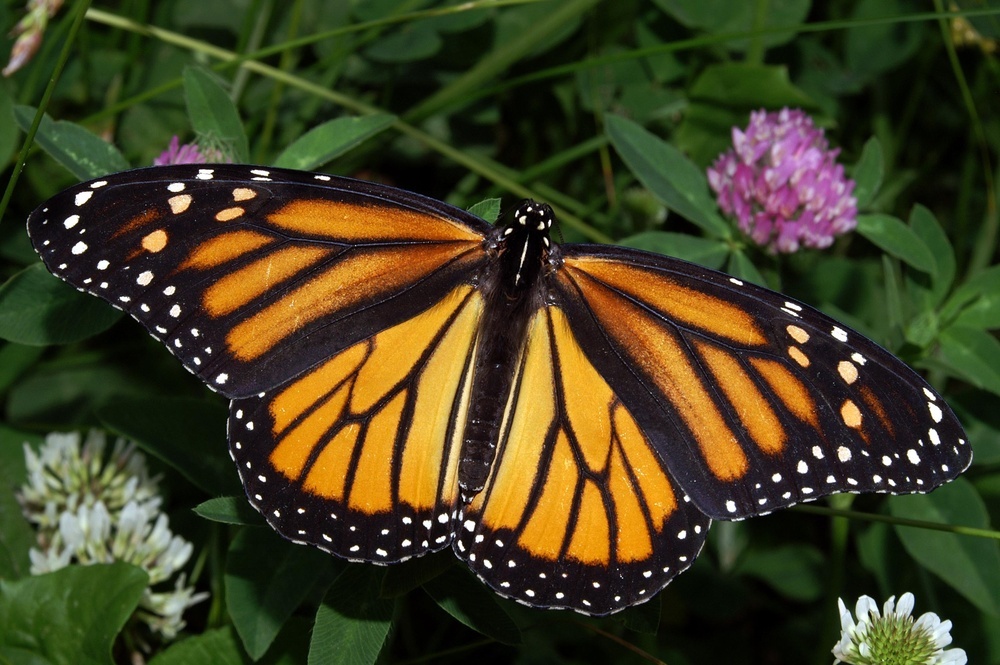
#> input picture CV Part 3_ Corner detection/images/monarch.jpg, 1000 x 665 px, shrunk from 3008 x 2000 before the run
$ jupyter execute '4. K-means clustering.ipynb'   (shell and % lines are left out)
#> lines starting #> are read from the running program, lines starting #| are printed output that depends on the picture; after the words box and inside, x2 and y2 are one past the last pixel; in counts of white or black regions, pixels touching at a corner belong together; long printed decimals are rounded
In this notebook we are going to apply **K-means clustering algorithm for image segmentation**.<br>
We aim to **separate a background**: green pieces and orage butterfly.

### Libraries import

[cell 1]
import numpy as np
import matplotlib.pyplot as plt
import cv2

[cell 2]
img = cv2.imread('images/monarch.jpg')
#> img is the input picture: shape (665, 1000, 3); mean B, G, R 32.9, 63.4, 66.8
img_copy = np.copy(img)

img_copy = cv2.cvtColor(img_copy, cv2.COLOR_BGR2RGB)
f = plt.figure(figsize = (16,6))
plt.imshow(img_copy)

Let's focus on specific feature - **color of one pixel**. <br>
Before we start, let's prepare dataset for k-means.

### Dataset preparation for k-means

First, we will reshape our data into **2-dimensional array**:
- first index - **number of pixels**;
- second index - **number of channels**.<br>

As well, we will convert it into float32 type. <br>
Since we are going to use all pixels, we will specify **all rows as -1.**<br>

Suppot example: if wewould like to have 1-dimensional array, we would use `image.reshape(-1)` - all pixels of all 3 channels.

[cell 3]
img_copy.shape

[cell 4]
pixel_vals = img_copy.reshape((-1,3))
# convert to float32
pixel_vals = np.float32(pixel_vals)

### Implement k-means clustering

We start with 2 clusters, so **k=2**, because it will take a shorter time to process.<br>
k = 2 should produce a binary image of **2 most prevalent colors in the image**. <br>
As usually we will use cv2 library for k-means to create a function `cv2.kmeans()`, that has following params:
- 2D pixels array (pixels, #channels);
- k clusters;
- **labels** we want (`None` in our case);
- **stop criteria, that we need to define**;
- number of attempts;
- **method**, how do we define our initial center points (use `cv2.KMEANS_RANDOM_CENTERS` - random initialization).

Outputs will be: **retval, labels** (0 and 1 in binary case, when we use k=2), **centers**.

Let's make one step back and define our **stop criteria**. <br>
This criteria will **tell our algorithm, when to stop**. We can specify both **epsilon and iterations**.<br>
Specify:<br>
- epsilon as **1.0** - if our center points will move less than this value after some iterations, we will stop;
- iterations, that equal to **10**.

[cell 5]
criteria = (cv2.TERM_CRITERIA_EPS + cv2.TERM_CRITERIA_MAX_ITER, 10, 1.0)

[cell 6]
k=2
retval, labels, centers = cv2.kmeans(pixel_vals, k, None, criteria, 10, cv2.KMEANS_RANDOM_CENTERS)
#> retval = 1.91e+09; centers = [[34.69, 42.62, 21.53], [195.9, 146.8, 78.71]]

Next, we need to display this results.<br>

To do this, we need to convert this back to **8-bit image**.<br>
Additionally, we need to **reshape back** segmented data into **original data shape.**

[cell 7]
print('Each pixel out of '+str(len(labels))+' has binary label - 0 or 1 and written in list: '+str(labels[:5]))
#| Each pixel out of 665000 has binary label - 0 or 1 and written in list: [[0]
#|  [0]
#|  [0]
#|  [0]
#|  [0]]

[cell 8]
print('We have '+str(len(centers))+' centers with coordinates '+str(centers))
#| We have 2 centers with coordinates [[ 34.690  42.616   21.533]
#|  [195.907  146.803   78.707 ]]

Recall, that coordinates are located in **3D space - RGB**.

[cell 9]
# convert centers into 8-bit
centers = np.uint8(centers)
#> centers = [[34, 42, 21], [195, 146, 78]]
# with the procedure below we replace the binary labels of 0 and 1 by center points
# use np.flatten() function for this
segmented_data = centers[labels.flatten()]

Next, **reshape segmented and and labels** into original shape.

[cell 10]
segmented_reshaped = segmented_data.reshape(img_copy.shape)
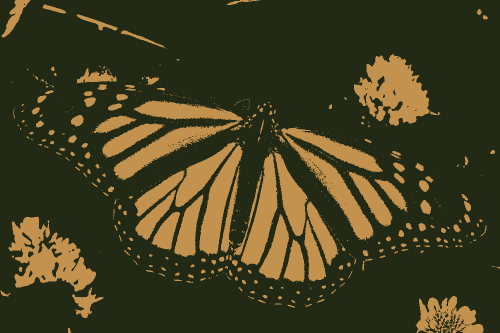
#> segmented_reshaped: shape (665, 1000, 3) (shown at 1/2 size); mean R, G, B 66, 62.7, 32.3
labels_reshaped = labels.reshape(img_copy.shape[0], img_copy.shape[1])
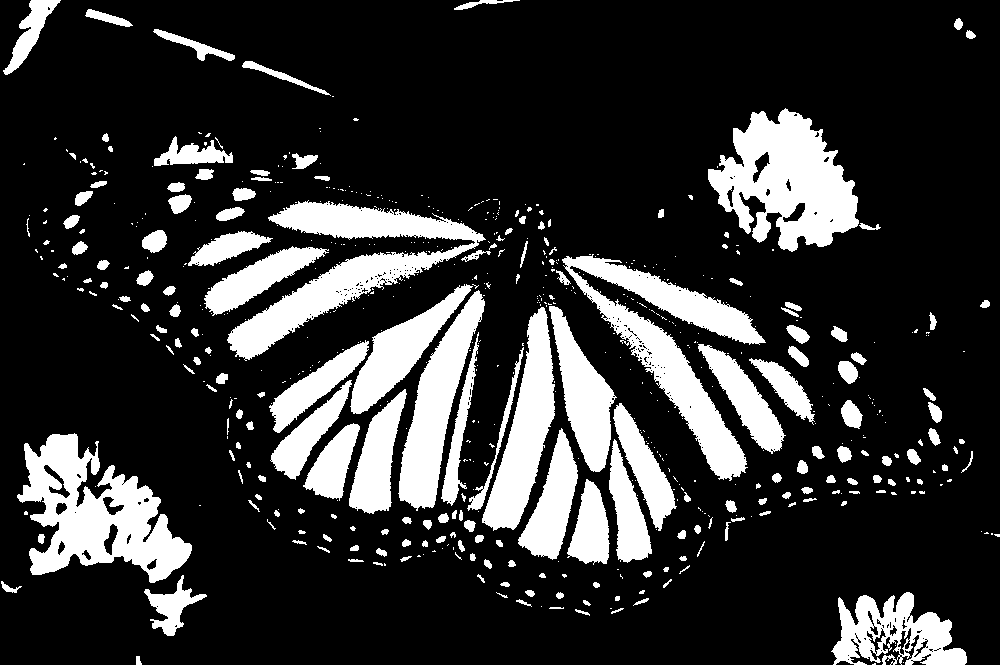
#> labels_reshaped: shape (665, 1000) int32; values 0 (black) and 1 (white), 19.9% white; 610 white regions (407 under 20 px), largest, box (x1, y1, x2, y2) and area: (17, 433, 192, 583) 12717, (708, 108, 859, 252) 12595, (562, 254, 766, 481) 12281

Now, we are able to **plot an image in a way as an original one**.

[cell 11]
f, (ax1, ax2) = plt.subplots(1,2, figsize = (16,6))
ax1.imshow(img_copy)
ax1.set_title('Original image')

ax2.imshow(segmented_reshaped)
ax2.set_title('Segmented image (k=2)')
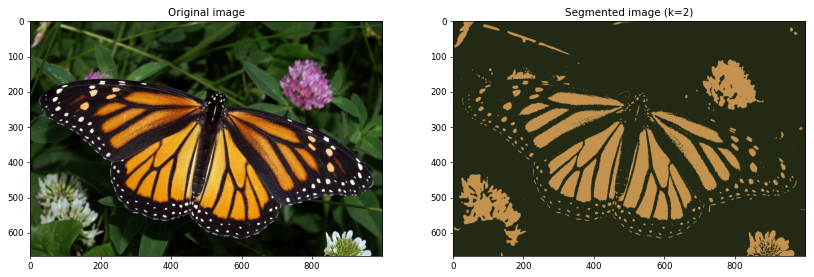
#> figure drawn by matplotlib, 2 panels

As we see from results, segmented image is broken down by 2 color segments:
- **orange** - butterfly and flowers;
- **dark** background.

We are able to **display the segments one by one** as a binary **black and white** image (like applying mask on each class).

[cell 12]
f, (ax1, ax2) = plt.subplots(1,2, figsize = (16,6))
ax1.imshow(labels_reshaped==1, cmap = 'gray')
ax1.set_title('Segmented image: label = 1')

ax2.imshow(labels_reshaped==0, cmap = 'gray')
ax2.set_title('Segmented image: label = 0')
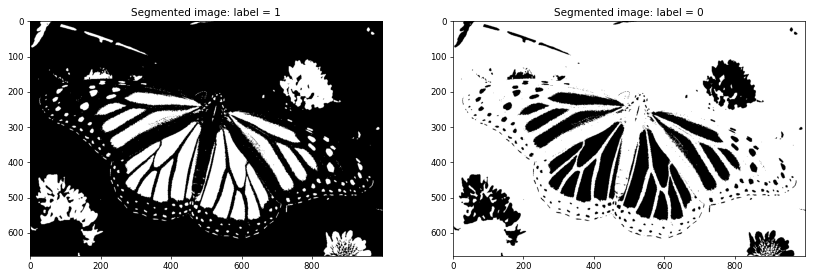
#> figure drawn by matplotlib, 2 panels

We can make one step far and **mask particular cluster on original image**.<br>
For example, let's **display specific cluster as black pixels** on original image.

[cell 13]
# copy an image to create 2 masks - for 0 and 1 segments
masked_image_0 = np.copy(img_copy)
masked_image_1 = np.copy(img_copy)

masked_image_0[labels_reshaped == 0] = [0,0,0]
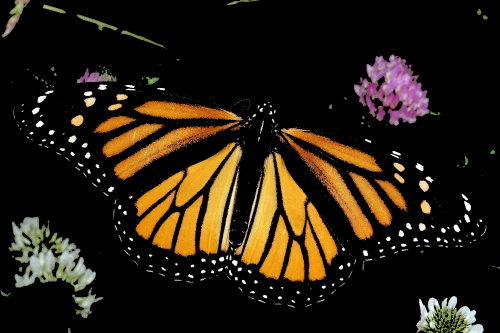
#> masked_image_0: shape (665, 1000, 3) (shown at 1/2 size); mean R, G, B 39, 29.2, 15.7
masked_image_1[labels_reshaped == 1] = [0,0,0]
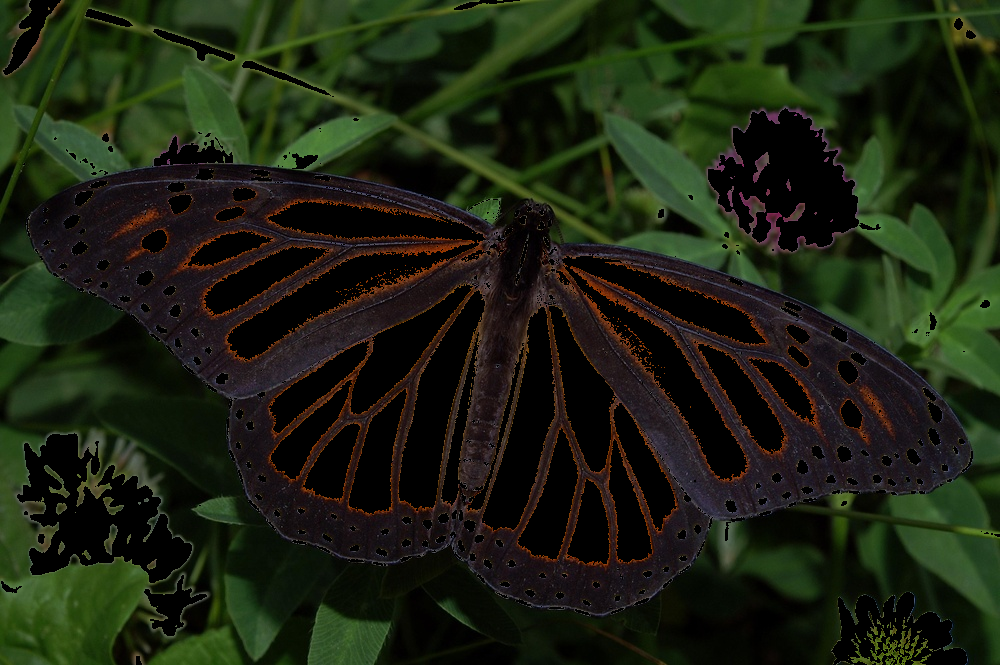
#> masked_image_1: shape (665, 1000, 3); mean R, G, B 27.8, 34.1, 17.2

f, (ax1,ax2) = plt.subplots(1,2, figsize = (16,6))
ax1.imshow(masked_image_0)
ax1.set_title('Segmented image: cluster = 0 masked')

ax2.imshow(masked_image_1)
ax2.set_title('Segmented image: cluster = 1 masked')

Finally, let's make step back and **increase the number of clusters to 6**.<br>
It will take bit longer to process an image, but we will be able to **display and image with 6 distinct colors**.

### Increase number of clusters: k=6

[cell 14]
k=6
retval, labels, centers = cv2.kmeans(pixel_vals, k, None, criteria, 10, cv2.KMEANS_RANDOM_CENTERS)
#> retval = 577358773.8; centers = [[222.6, 219.5, 206.6], [155.6, 136.3, 138.1], [224, 152.3, 39.62], [116.4, 90.58, 51.82], [19.06, 21.68, 11.68], [49.58, 68.21, 32.39]]

# convert centers into 8-bit
centers = np.uint8(centers)
#> centers = [[222, 219, 206], [155, 136, 138], [223, 152, 39], [116, 90, 51], [19, 21, 11], [49, 68, 32]]
# with the procedure below we replace the binary labels of 0 and 1 by center points
# use np.flatten() function for this
segmented_data = centers[labels.flatten()]
segmented_reshaped = segmented_data.reshape(img_copy.shape)
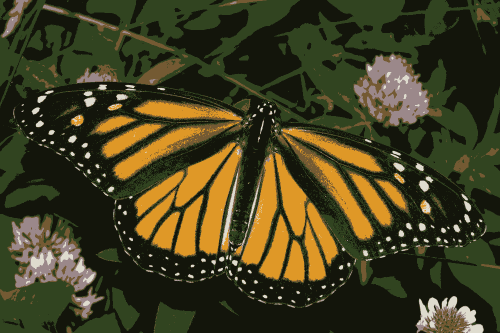
#> segmented_reshaped: shape (665, 1000, 3) (shown at 1/2 size); mean R, G, B 66.4, 62.9, 32.3
labels_reshaped = labels.reshape(img_copy.shape[0], img_copy.shape[1])
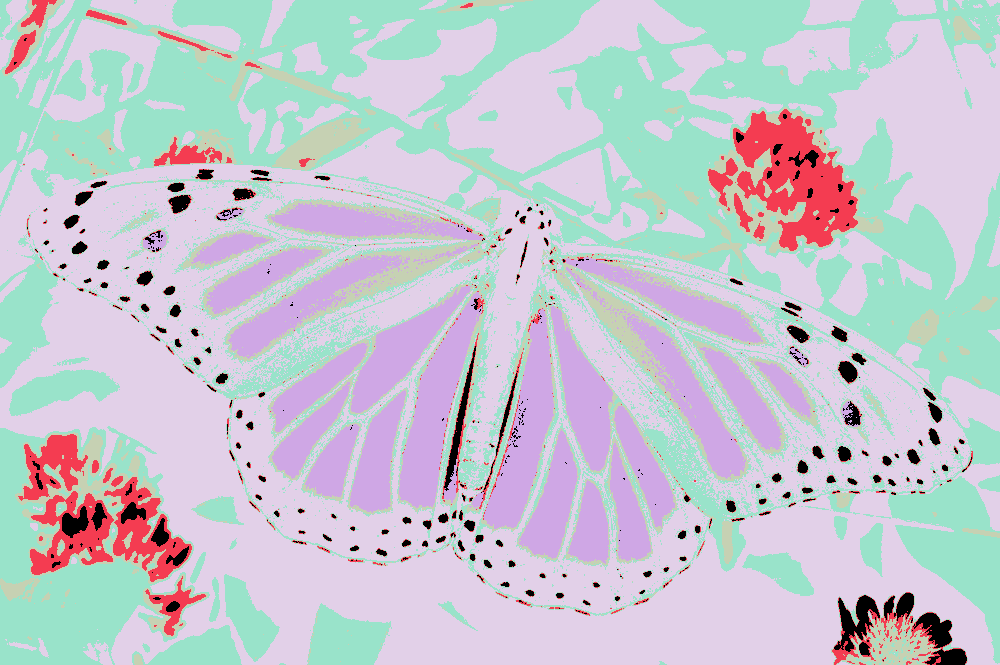
#> labels_reshaped: shape (665, 1000) int32; 6 distinct labels, from 0 to 5; one colour per label, 0 black

[cell 15]
f, (ax1, ax2) = plt.subplots(1,2, figsize = (16,6))
ax1.imshow(img_copy)
ax1.set_title('Original image')

ax2.imshow(segmented_reshaped)
ax2.set_title('Segmented image (k=6)')

$ run again, with CV Part 3_ Corner detection/images/flamingos.jpg copied over CV Part 3_ Corner detection/images/monarch.jpg
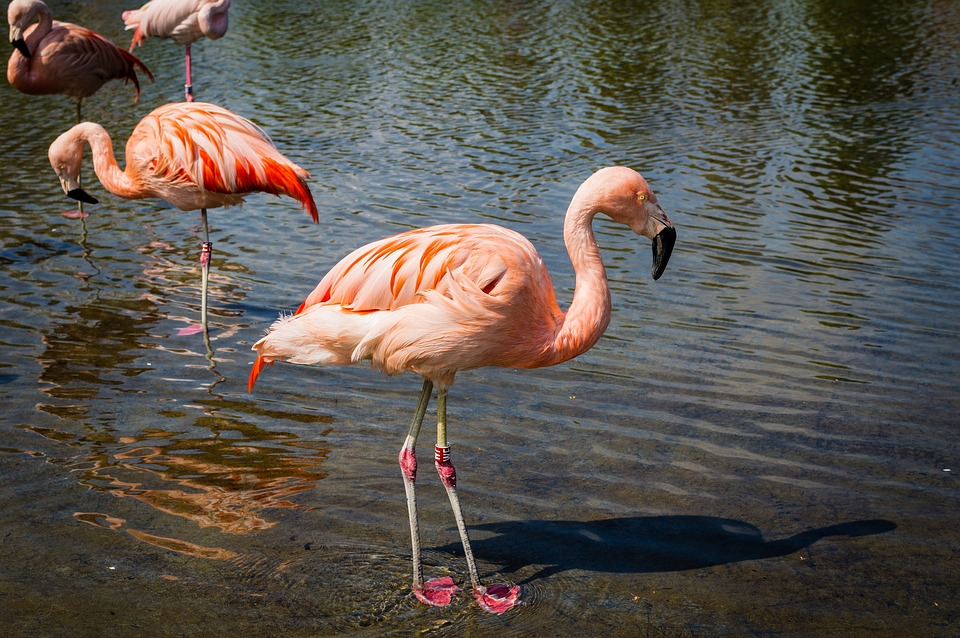
#> input picture CV Part 3_ Corner detection/images/flamingos.jpg, 960 x 638 px
#> img is the input picture: shape (638, 960, 3); mean B, G, R 77.9, 84.9, 91.1
#> `retval, labels, centers = cv2.kmeans(pixel_vals, k, None, criteria, 10..`: retval = 1.84e+09; centers = [[145, 133.2, 128.6], [65.61, 62.12, 53.86]]
#| Each pixel out of 612480 has binary label - 0 or 1 and written in list: [[1]
#|  [1]
#|  [1]
#|  [1]
#|  [1]]
#| We have 2 centers with coordinates [[144.996  133.229    128.621 ]
#|  [ 65.608     62.119  53.865]]
#> `centers = np.uint8(centers)`: centers = [[144, 133, 128], [65, 62, 53]]
#> `masked_image_1[labels_reshaped == 1] = [0,0,0]`:
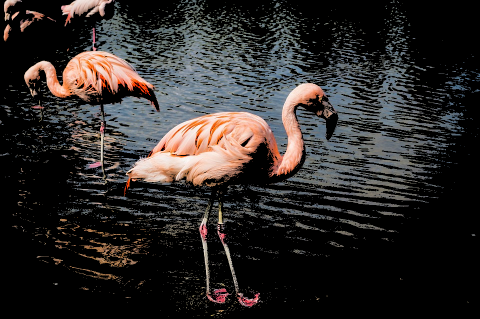
#> masked_image_1: shape (638, 960, 3) (shown at 1/2 size); mean R, G, B 46.5, 42.8, 41.3
#> `retval, labels, centers = cv2.kmeans(pixel_vals, k, None, criteria, 10..`: retval = 494547776.1; centers = [[79.28, 81.39, 77.84], [48.38, 44.12, 32.63], [212.6, 137.7, 106], [242, 201.7, 184.6], [138.8, 75.11, 48.72], [112.2, 120.7, 125.2]]
#> `centers = np.uint8(centers)`: centers = [[79, 81, 77], [48, 44, 32], [212, 137, 105], [242, 201, 184], [138, 75, 48], [112, 120, 125]]
#> `labels_reshaped = labels.reshape(img_copy.shape[0], img_copy.shape[1])`:
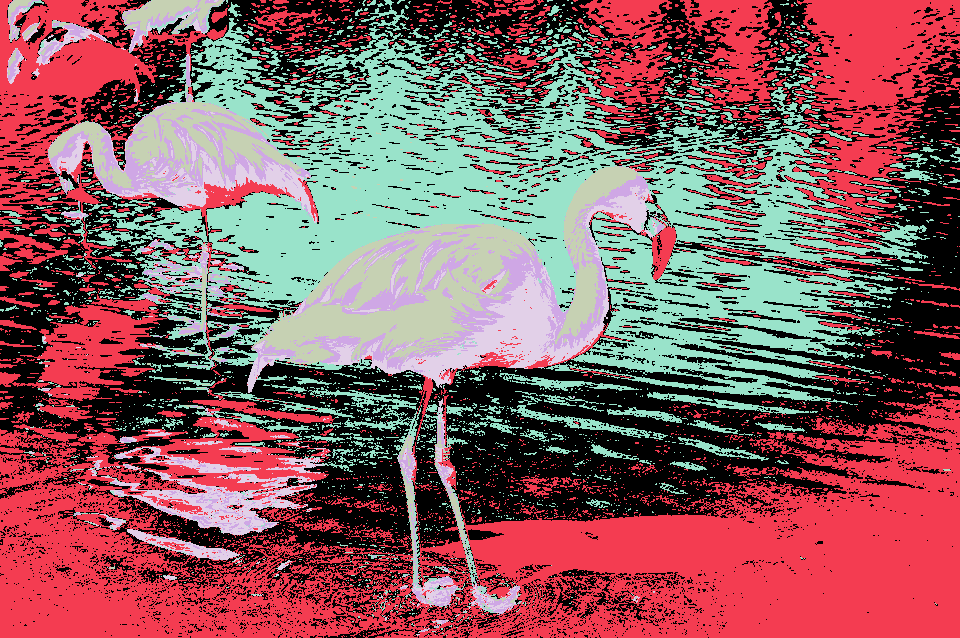
#> labels_reshaped: shape (638, 960) int32; 6 distinct labels, from 0 to 5; one colour per label, 0 black

$ run again, with CV Part 3_ Corner detection/images/oranges_orig.jpg copied over CV Part 3_ Corner detection/images/monarch.jpg
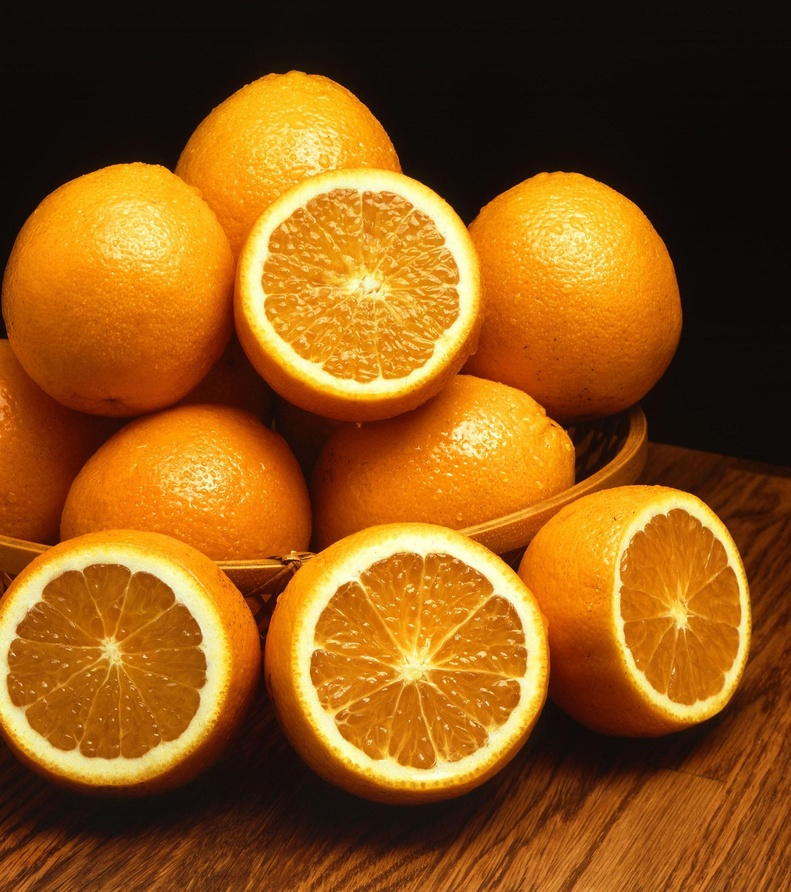
#> input picture CV Part 3_ Corner detection/images/oranges_orig.jpg, 791 x 892 px, shrunk from 1999 x 2254 before the run
#> img is the input picture: shape (892, 791, 3); mean B, G, R 22.6, 85.5, 140
#> `retval, labels, centers = cv2.kmeans(pixel_vals, k, None, criteria, 10..`: retval = 3e+09; centers = [[217.8, 140.1, 34.73], [48.32, 21.14, 8.2]]
#| Each pixel out of 705572 has binary label - 0 or 1 and written in list: [[1]
#|  [1]
#|  [1]
#|  [1]
#|  [1]]
#| We have 2 centers with coordinates [[217.820  140.145   34.733 ]
#|  [ 48.320   21.141   8.198]]
#> `centers = np.uint8(centers)`: centers = [[217, 140, 34], [48, 21, 8]]
#> `labels_reshaped = labels.reshape(img_copy.shape[0], img_copy.shape[1])`:
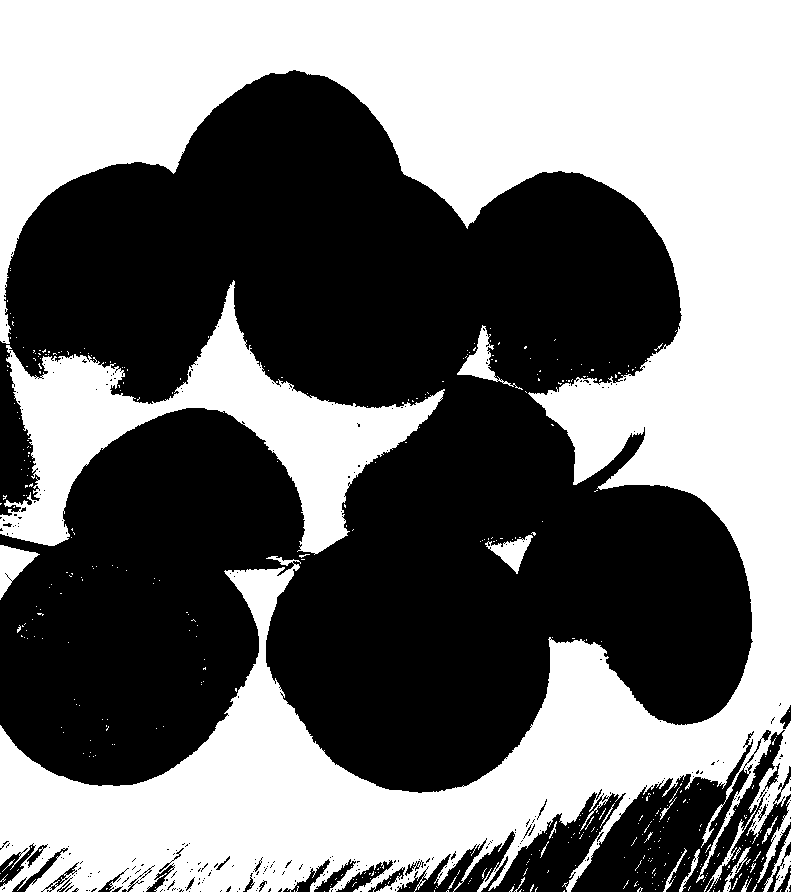
#> labels_reshaped: shape (892, 791) int32; values 0 (black) and 1 (white), 45.9% white; 448 white regions (424 under 20 px), largest, box (x1, y1, x2, y2) and area: (0, 0, 791, 892) 283499, (0, 280, 445, 555) 34586, (0, 545, 40, 600) 994
#> `retval, labels, centers = cv2.kmeans(pixel_vals, k, None, criteria, 10..`: retval = 420747024.7; centers = [[113.9, 43.14, 6.92], [246.2, 187, 50.21], [22.86, 12.85, 8.77], [180.9, 89.93, 9.97], [248.6, 234.2, 150.2], [231.9, 135.6, 12.18]]
#> `centers = np.uint8(centers)`: centers = [[113, 43, 6], [246, 187, 50], [22, 12, 8], [180, 89, 9], [248, 234, 150], [231, 135, 12]]
#> `labels_reshaped = labels.reshape(img_copy.shape[0], img_copy.shape[1])`:
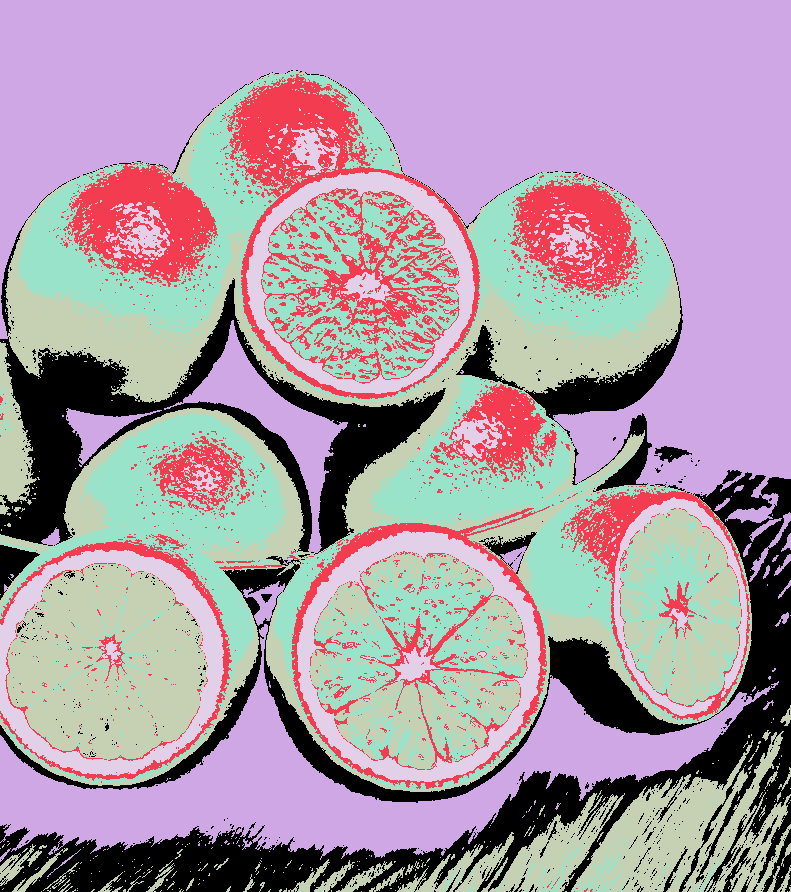
#> labels_reshaped: shape (892, 791) int32; 6 distinct labels, from 0 to 5; one colour per label, 0 black
